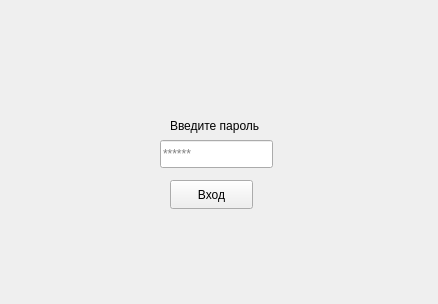
<?xml version="1.0" encoding="UTF-8"?>
<ui version="4.0">
 <class>AuthWindow</class>
 <widget class="QWidget" name="AuthWindow">
  <property name="geometry">
   <rect>
    <x>0</x>
    <y>0</y>
    <width>438</width>
    <height>304</height>
   </rect>
  </property>
  <property name="windowTitle">
   <string>Аутентификация</string>
  </property>
  <widget class="QLabel" name="label">
   <property name="geometry">
    <rect>
     <x>170</x>
     <y>110</y>
     <width>91</width>
     <height>31</height>
    </rect>
   </property>
   <property name="text">
    <string>Введите пароль</string>
   </property>
  </widget>
  <widget class="QLineEdit" name="lineEdit">
   <property name="geometry">
    <rect>
     <x>160</x>
     <y>140</y>
     <width>113</width>
     <height>28</height>
    </rect>
   </property>
   <property name="placeholderText">
    <string>******</string>
   </property>
  </widget>
  <widget class="QPushButton" name="pushButton">
   <property name="geometry">
    <rect>
     <x>170</x>
     <y>180</y>
     <width>83</width>
     <height>29</height>
    </rect>
   </property>
   <property name="text">
    <string>Вход</string>
   </property>
  </widget>
 </widget>
 <resources/>
 <connections/>
</ui>
